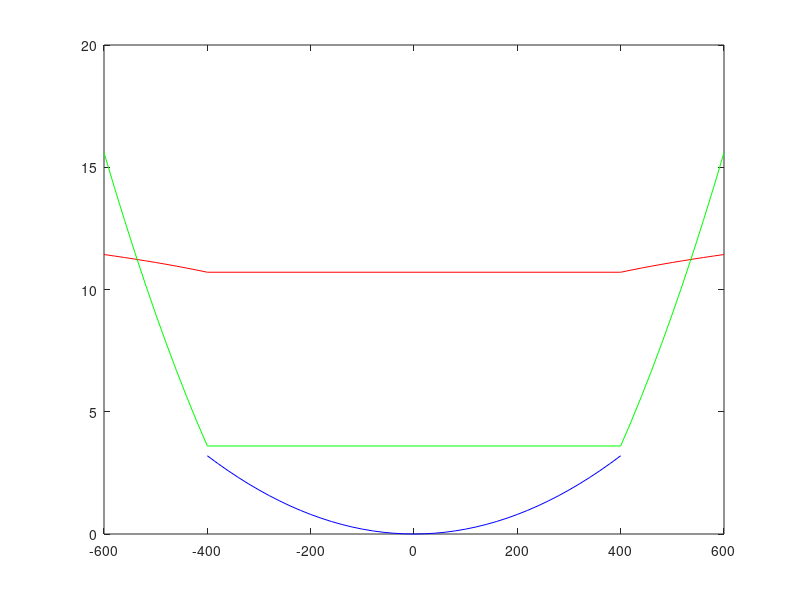

Reproduce this figure in MATLAB.
close all;

figure;
x1 = -400:20:400;
x = [-600:20:-400,400:20:600];
plot(x,log2(x)/log2(1.75),'-r')
hold on;
plot(x,0.00006*(x.^2)-6,'-g')
hold on;
plot(x1,0.00002*(x1.^2),'-b')
